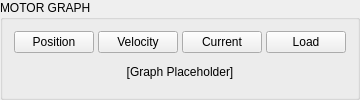
             <widget class="QGroupBox" name="gb_motor_graph">
              <property name="sizePolicy">
               <sizepolicy hsizetype="Expanding" vsizetype="Expanding">
                <horstretch>0</horstretch>
                <verstretch>0</verstretch>
               </sizepolicy>
              </property>
              <property name="title">
               <string>MOTOR GRAPH</string>
              </property>
              <layout class="QVBoxLayout">
               <property name="spacing">
                <number>4</number>
               </property>
               <item>
                <layout class="QHBoxLayout">
                 <property name="spacing">
                  <number>4</number>
                 </property>
                 <item>
                  <widget class="QPushButton" name="pushButton">
                   <property name="minimumSize">
                    <size>
                     <width>0</width>
                     <height>20</height>
                    </size>
                   </property>
                   <property name="text">
                    <string>Position</string>
                   </property>
                  </widget>
                 </item>
                 <item>
                  <widget class="QPushButton" name="pushButton">
                   <property name="minimumSize">
                    <size>
                     <width>0</width>
                     <height>20</height>
                    </size>
                   </property>
                   <property name="text">
                    <string>Velocity</string>
                   </property>
                  </widget>
                 </item>
                 <item>
                  <widget class="QPushButton" name="pushButton">
                   <property name="minimumSize">
                    <size>
                     <width>0</width>
                     <height>20</height>
                    </size>
                   </property>
                   <property name="text">
                    <string>Current</string>
                   </property>
                  </widget>
                 </item>
                 <item>
                  <widget class="QPushButton" name="pushButton">
                   <property name="minimumSize">
                    <size>
                     <width>0</width>
                     <height>20</height>
                    </size>
                   </property>
                   <property name="text">
                    <string>Load</string>
                   </property>
                  </widget>
                 </item>
                 <item>
                  <spacer>
                   <property name="orientation">
                    <enum>Qt::Orientation::Horizontal</enum>
                   </property>
                   <property name="sizeHint" stdset="0">
                    <size>
                     <width>0</width>
                     <height>0</height>
                    </size>
                   </property>
                  </spacer>
                 </item>
                </layout>
               </item>
               <item>
                <widget class="QLabel" name="label">
                 <property name="text">
                  <string>[Graph Placeholder]</string>
                 </property>
                 <property name="alignment">
                  <set>Qt::AlignmentFlag::AlignCenter</set>
                 </property>
                </widget>
               </item>
              </layout>
             </widget>
